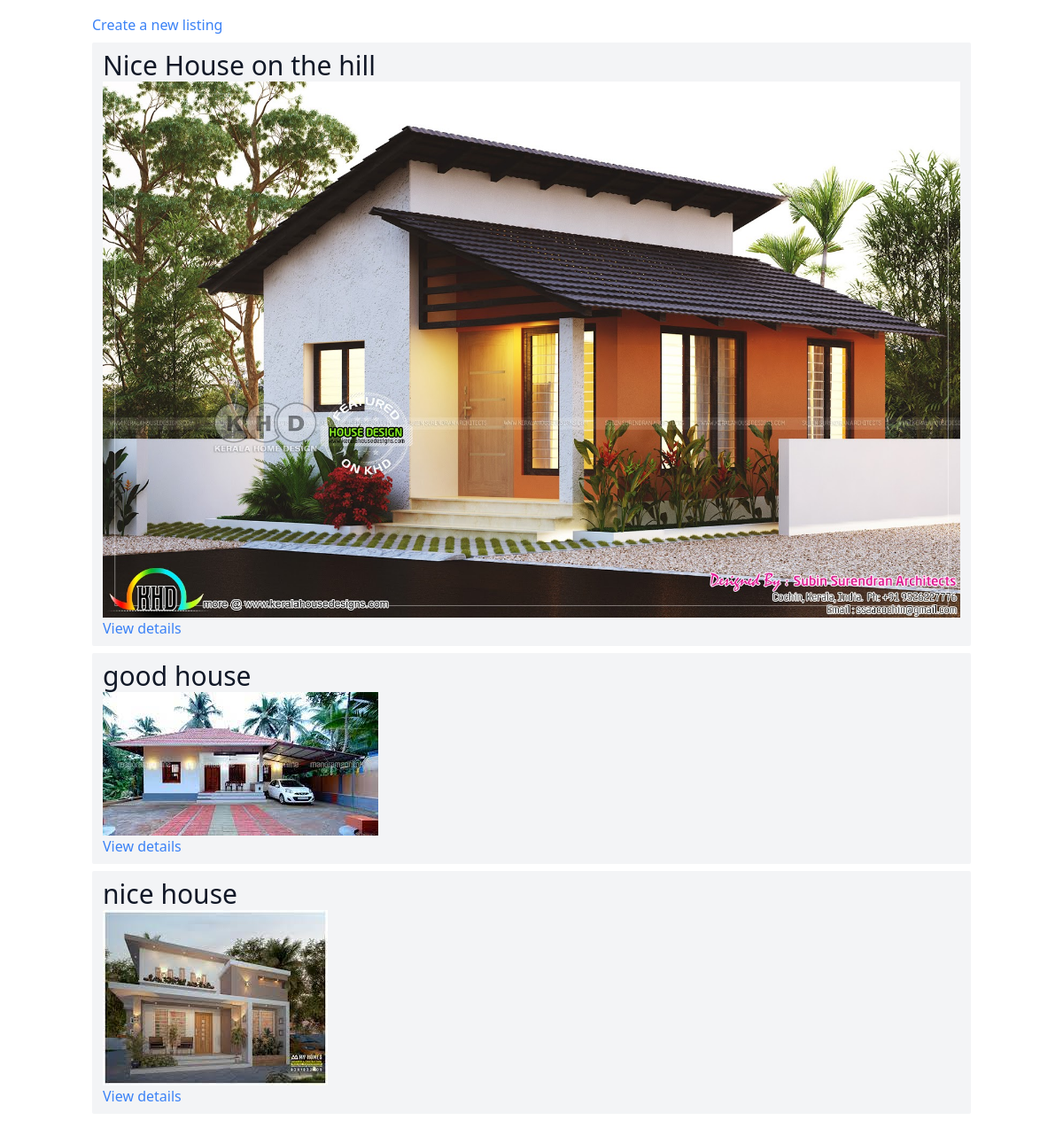
Before: / with the older database file.
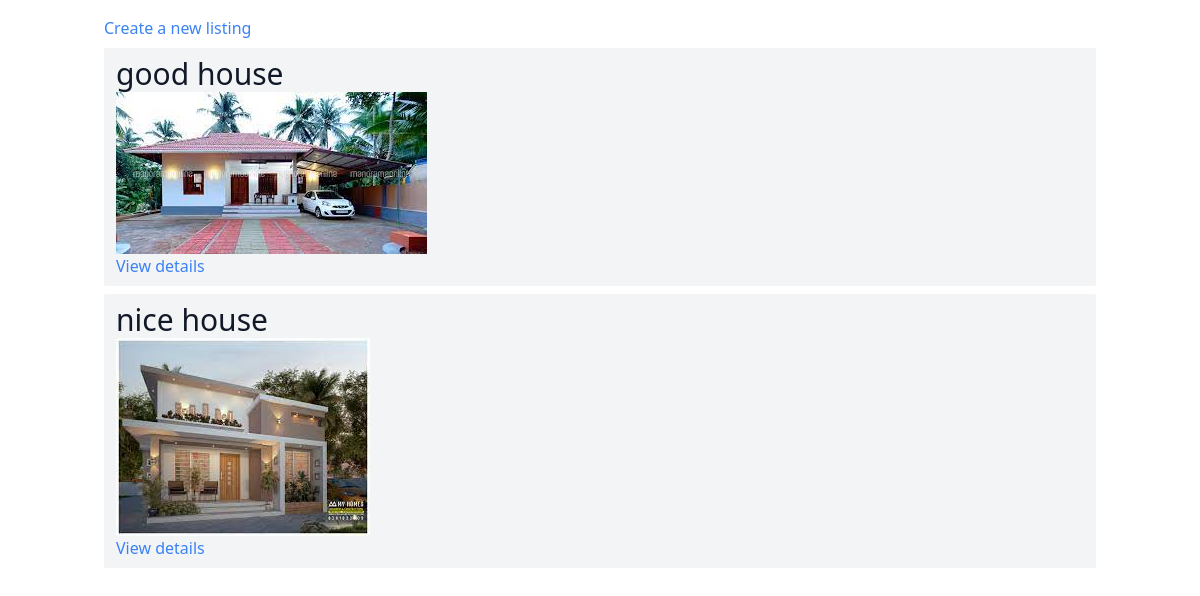
After: the same page with the newer database file.
### listings/models.py (models this page shows, shortened)
class Listing(models.Model):
    title=models.CharField(max_length=50)
    price=models.IntegerField()
    num_bedrooms=models.IntegerField()
    num_bathrooms=models.IntegerField()
    square_footage=models.IntegerField()
    address=models.CharField(max_length=100)
    image=models.ImageField()

### listings/views.py (the view)
# urls.py: path('',listing_list),
def listing_list(request):
    listings=Listing.objects.all()
    context={
        'listings': listings
    }
    return render(request,'listings.html',context)

### templates/listings.html
{%extends 'base.html' %}
{% block content%}
<a href="/add-listing/" class="text-blue-500">Create a new listing</a>
{% for listing in listings %}
<div class="mt-2 px-3 py-2 bg-gray-100 rounded-sm ">
    <h3 class="text-3xl text-gray-900">{{listing.title}}</h3>
    <img src="{{listing.image.url}}"/>
    <a href="/listings/{{listing.id}}/" class="text-blue-500">
        View details
    </a>
</div>
{% endfor %}
{% endblock content %}

### templates/base.html (shortened to what this page needs)
<!DOCTYPE html>
<html lang="en">
<head>
    <script src="https://cdn.tailwindcss.com"></script>
</head>
<body>
    <div class="mx-auto max-w-5xl px-4 py-4 ">
        {% block content%}
        {%endblock content%}
    </div>
</body>
</html>

Changed rows visible on the page:
removed Listing: title "Nice House on the hill", image (picture)
